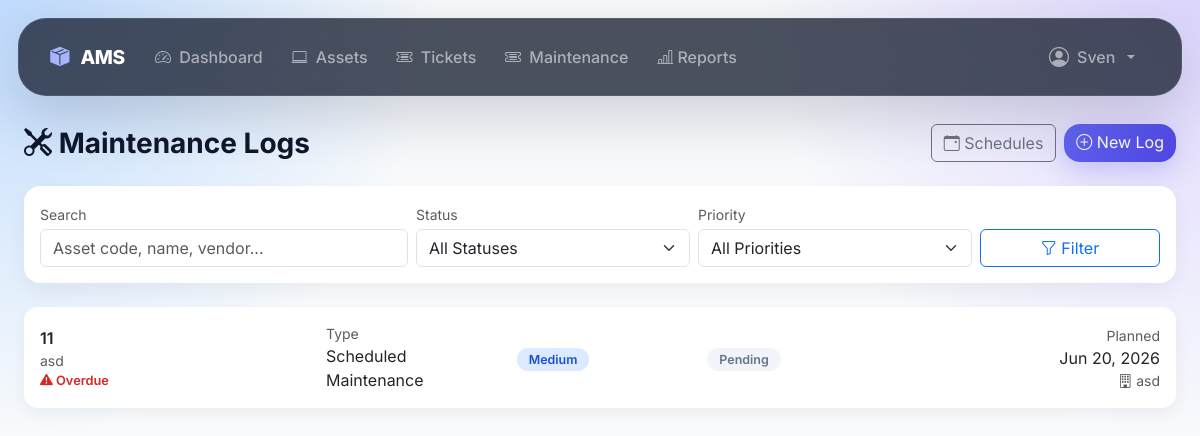
The page /maintenance/logs/ (signed in) on the database its author committed.
### accounts/models.py (models this page shows, shortened)
class User(AbstractUser ,TimeStampedModel):
    class Roles(models.TextChoices):
        ADMIN = "admin", "Admin"
        MANAGER = "manager", "Manager"
        IT_EXPERT = "it_expert", "IT Expert"
        EMPLOYEE = "employee", "Employee"
    email = models.EmailField(
        unique=True
    )
    employee_id = models.CharField(
        max_length=20,
        unique=True,
        db_index=True,
        verbose_name="Employee ID"
    )
    role = models.CharField(
        max_length=20,
        choices=Roles.choices,
        default=Roles.EMPLOYEE,
        db_index=True,
    )
    phone_number = models.CharField(
        max_length=20,
        blank=True,
    )
    department = models.ForeignKey(
        Department,
        on_delete=models.SET_NULL,
        null=True,
        blank=True,
        related_name="users",
    )
    position = models.CharField(
        max_length=100,
        blank=True,
    )
    avatar = models.ImageField(
        upload_to="users/avatars/",
        blank=True,
        null=True,
    )
    class Meta:
        ordering = ["last_name", "first_name"]
        verbose_name = "User"
        verbose_name_plural = "Users"
        indexes = [
            models.Index(fields=["role"]),
        ]
    @property
    def is_staff_member(self):
        if self.is_superuser:
            return True
        return self.role in (
            self.Roles.ADMIN,
            self.Roles.MANAGER,
            self.Roles.IT_EXPERT,
        )

### maintenance/models.py (models this page shows, shortened)
class MaintenanceLog(TimeStampedModel):
    class MaintenanceType(models.TextChoices):
        SCHEDULED = "scheduled", "Scheduled Maintenance"
        REPAIR = "repair", "Repair"
        INSPECTION = "inspection", "Inspection"
    class Status(models.TextChoices):
        PENDING = "pending", "Pending"
        IN_PROGRESS = "in_progress", "In Progress"
        COMPLETED = "completed", "Completed"
        CANCELLED = "cancelled", "Cancelled"
    class Priority(models.TextChoices):
        LOW = "low", "Low"
        MEDIUM = "medium", "Medium"
        HIGH = "high", "High"
        CRITICAL = "critical", "Critical"
    asset = models.ForeignKey(
        Asset,
        on_delete=models.CASCADE,
        related_name="maintenance_logs",
    )
    schedule = models.ForeignKey(
        MaintenanceSchedule,
        on_delete=models.SET_NULL,
        null=True,
        blank=True,
        related_name="logs",
    )
    maintenance_type = models.CharField(
        max_length=20,
        choices=MaintenanceType.choices,
        default=MaintenanceType.SCHEDULED,
    )
    priority = models.CharField(
        max_length=20,
        choices=Priority.choices,
        default=Priority.MEDIUM,
        db_index=True,
    )
    status = models.CharField(
        max_length=20,
        choices=Status.choices,
        default=Status.PENDING,
        db_index=True,
    )
    reported_by = models.ForeignKey(
        User,
        on_delete=models.SET_NULL,
        null=True,
        blank=True,
        related_name="reported_maintenance",
    )
    performed_by = models.ForeignKey(
        User,
        on_delete=models.SET_NULL,
        null=True,
        blank=True,
        related_name="performed_maintenance",
    )
    planned_date = models.DateField()
    completed_date = models.DateField(null=True, blank=True)
    vendor = models.CharField(max_length=255, blank=True)
    cost = models.DecimalField(
        max_digits=10,
        decimal_places=2,
        null=True,
        blank=True,
    )
    notes = models.TextField(blank=True)
    @property
    def is_overdue(self):
        return (
            self.status != self.Status.COMPLETED
            and self.planned_date < timezone.now().date()
        )
    class Meta:
        verbose_name = "Maintenance Log"
        verbose_name_plural = "Maintenance Logs"
        ordering = ["-planned_date"]
        indexes = [
            models.Index(fields=["status", "planned_date"]),
            models.Index(fields=["priority", "status"]),
            models.Index(fields=["asset", "status"]),
        ]

### assets/models.py (models this page shows, shortened)
class Asset(TimeStampedModel):
    class AssetStatus(models.TextChoices):
        AVAILABLE = "available", "Available"
        ASSIGNED = "assigned", "Assigned"
        UNDER_REPAIR = "under_repair", "Under Repair"
        RETIRED = "retired", "Retired"
    name = models.CharField(max_length=255)
    asset_code = models.CharField(
        max_length=50,
        unique=True,  # unique خودش index می‌سازه
    )
    serial_number = models.CharField(
        max_length=100,
        unique=True,
        blank=True,
        null=True
    )
    brand = models.CharField(max_length=100, blank=True)
    model = models.CharField(max_length=100, blank=True)
    category = models.ForeignKey(
        AssetCategory,
        on_delete=models.PROTECT,
        related_name="assets",
    )
    department = models.ForeignKey(
        "accounts.Department",
        on_delete=models.SET_NULL,
        null=True,
        blank=True,
        related_name="assets",
    )
    status = models.CharField(
        max_length=20,
        choices=AssetStatus.choices,
        default=AssetStatus.AVAILABLE,
        db_index=True,
    )
    purchase_date = models.DateField(null=True, blank=True)
    description = models.TextField(blank=True)
    class Meta:
        verbose_name = "Asset"
        verbose_name_plural = "Assets"
        ordering = ["asset_code"]

### maintenance/views.py (the view)
# urls.py: path("logs/",  views.MaintenanceLogListView.as_view(),name="maintenance-log-list"),
class MaintenanceLogListView(LoginRequiredMixin, CanManageMaintenanceMixin, ListView):
    model = MaintenanceLog
    template_name = "maintenance/log_list.html"
    context_object_name = "logs"
    paginate_by = 20
    def get_queryset(self):
        qs = (
            MaintenanceLog.objects
            .select_related("asset", "schedule", "reported_by", "performed_by")
            .order_by("-planned_date")
        )
        status = self.request.GET.get("status")
        priority = self.request.GET.get("priority")
        search = self.request.GET.get("search")
        if status:
            qs = qs.filter(status=status)
        if priority:
            qs = qs.filter(priority=priority)
        if search:
            qs = qs.filter(
                Q(asset__asset_code__icontains=search)
                | Q(asset__name__icontains=search)
                | Q(vendor__icontains=search)
            )
        return qs
    def get_context_data(self, **kwargs):
        context = super().get_context_data(**kwargs)
        context["status_choices"] = MaintenanceLog.Status.choices
        context["priority_choices"] = MaintenanceLog.Priority.choices
        context["current_status"] = self.request.GET.get("status", "")
        context["current_priority"] = self.request.GET.get("priority", "")
        context["search"] = self.request.GET.get("search", "")
        return context

### maintenance/views.py (called while the page is built)
    def test_func(self):
        return self.request.user.is_staff_member

### maintenance/templates/maintenance/log_list.html (shortened to what this page needs)
{% extends "base.html" %}
{% block content %}
<div class="container-fluid">
    <div class="page-header">
        <h3 class="fw-bold mb-0">
            <i class="bi bi-tools"></i> Maintenance Logs
        </h3>
        <div class="d-flex gap-2">
            <a href="{% url 'maintenance-schedule-list' %}" class="btn btn-outline-secondary">
                <i class="bi bi-calendar-event"></i> Schedules
            </a>
            <a href="{% url 'maintenance-log-create' %}" class="btn btn-primary">
                <i class="bi bi-plus-circle"></i> New Log
            </a>
        </div>
    </div>
    <div class="card filter-card">
        <div class="card-body p-3">
            <form method="get" class="row g-2 align-items-end">
                <div class="col-md-4">
                    <label class="form-label small text-muted mb-1">Search</label>
                    <input type="text" name="search" class="form-control"
                           placeholder="Asset code, name, vendor..."
                           value="{{ search }}">
                </div>
                <div class="col-md-3">
                    <label class="form-label small text-muted mb-1">Status</label>
                    <select name="status" class="form-select">
                        <option value="">All Statuses</option>
                    </select>
                </div>
                <div class="col-md-3">
                    <label class="form-label small text-muted mb-1">Priority</label>
                    <select name="priority" class="form-select">
                        <option value="">All Priorities</option>
                    </select>
                </div>
                <div class="col-md-2">
                    <button type="submit" class="btn btn-outline-primary w-100">
                        <i class="bi bi-funnel"></i> Filter
                    </button>
                </div>
            </form>
        </div>
    </div>
    {% if logs %}
        {% for log in logs %}
        <div class="card log-card">
            <div class="card-body p-3">
                <div class="row align-items-center">
                    <div class="col-md-3">
                        <a href="{% url 'maintenance-log-detail' log.pk %}" class="text-decoration-none fw-semibold text-dark">
                            {{ log.asset.asset_code }}
                        </a>
                        <div class="small text-muted">{{ log.asset.name }}</div>
                        {% if log.is_overdue %}
                            <div class="overdue-flag">
                                <i class="bi bi-exclamation-triangle-fill"></i> Overdue
                            </div>
                        {% endif %}
                    </div>
                    <div class="col-md-2">
                        <div class="small text-muted">Type</div>
                        <div>{{ log.get_maintenance_type_display }}</div>
                    </div>
                    <div class="col-md-2">
                        <span class="badge-pill badge-priority-{{ log.priority }}">
                            {{ log.get_priority_display }}
                        </span>
                    </div>
                    <div class="col-md-2">
                        <span class="badge-pill badge-status-{{ log.status }}">
                            {{ log.get_status_display }}
                        </span>
                    </div>
                    <div class="col-md-3 text-md-end">
                        <div class="small text-muted">Planned</div>
                        <div>{{ log.planned_date|date:"M d, Y" }}</div>
                        {% if log.vendor %}
                            <div class="small text-muted"><i class="bi bi-building"></i> {{ log.vendor }}</div>
                        {% endif %}
                    </div>
                </div>
            </div>
        </div>
        {% endfor %}
    {% else %}
        <div class="empty-state">
            <i class="bi bi-tools fs-1 d-block mb-3"></i>
            No maintenance logs found.
        </div>
    {% endif %}
</div>
{% endblock %}

### templates/base.html (shortened to what this page needs)
<!DOCTYPE html>
<html lang="en">
<head>
    <link href="https://cdn.jsdelivr.net/npm/bootstrap@5.3.3/dist/css/bootstrap.min.css"
          rel="stylesheet">
    <link href="https://cdn.jsdelivr.net/npm/bootstrap-icons@1.11.0/font/bootstrap-icons.css"
          rel="stylesheet">
    <link href="https://cdn.jsdelivr.net/npm/bootstrap@5.3.3/dist/css/bootstrap.min.css" rel="stylesheet">
    <link href="https://cdn.jsdelivr.net/npm/bootstrap-icons@1.11.0/font/bootstrap-icons.css" rel="stylesheet">
</head>
<body>
{% if user.is_authenticated %}
<nav class="navbar navbar-expand-lg navbar-dark">
    <div class="container-fluid">
        <a class="navbar-brand" href="{% url 'dashboard' %}">
            <i class="bi bi-box-seam-fill me-2"></i>
            AMS
        </a>
        <div class="collapse navbar-collapse" id="navbarNav">
            <ul class="navbar-nav me-auto">
                <li class="nav-item">
                    <a class="nav-link"
                       href="{% url 'dashboard' %}">
                        <i class="bi bi-speedometer2 me-1"></i>
                        Dashboard
                    </a>
                </li>
                <li class="nav-item">
                    <a class="nav-link"
                       href="{% url 'asset-list' %}">
                        <i class="bi bi-laptop me-1"></i>
                        Assets
                    </a>
                </li>
                <li class="nav-item">
                    <a class="nav-link"
                       href="{% url 'ticket-list' %}">
                        <i class="bi bi-ticket-detailed me-1"></i>
                        Tickets
                    </a>
                </li>
                <li class="nav-item">
                    <a class="nav-link"
                       href="{% url 'maintenance-log-list' %}">
                        <i class="bi bi-ticket-detailed me-1"></i>
                        Maintenance
                    </a>
                </li>
                <li class="nav-item">
                    <a class="nav-link" href="{% url 'reports' %}">
                        <i class="bi bi-bar-chart-line"></i>
                        Reports
                    </a>
                </li>
            </ul>
            <ul class="navbar-nav">
                <li class="nav-item dropdown">
                    <a class="nav-link dropdown-toggle d-flex align-items-center gap-2"
                       href="#"
                       data-bs-toggle="dropdown">
                        {% if user.avatar %}
                            <img src="{{ user.avatar.url }}"
                                 class="user-avatar">
                        {% else %}
                            <i class="bi bi-person-circle fs-5"></i>
                        {% endif %}
                        <span>
                            {{ user.get_full_name|default:user.username }}
                        </span>
                    </a>
                </li>
            </ul>
        </div>
    </div>
</nav>
{% endif %}
<main class="container-fluid">
    {% block content %}{% endblock %}
</main>
</body>
</html>

### templates/base.html (style rules this page uses)
:root { --primary:#6366f1; --primary-dark:#4f46e5; --glass-bg:rgba(255,255,255,.55); --glass-border:rgba(255,255,255,.35); --dark:#0f172a; --muted:#64748b; }
* { font-family:'Inter',sans-serif; }
body { min-height:100vh; background: radial-gradient(circle at top left,#bfdbfe 0%,transparent 30%), radial-gradient(circle at top right,#ddd6fe 0%,transparent 30%), radial-gradient(circle at bottom,#e0e7ff 0%,transparent 25%), #f8fafc; background-attachment:fixed; color:var(--dark); }
.navbar { margin:18px; border-radius:28px; background:rgba(15,23,42,.75) !important; backdrop-filter:blur(24px); -webkit-backdrop-filter:blur(24px); border:1px solid rgba(255,255,255,.08); box-shadow: 0 20px 60px rgba(15,23,42,.18); padding:.8rem 1.2rem; position: relative; z-index: 9999; }
.navbar-brand { font-weight:800; font-size:1.2rem; letter-spacing:-.5px; }
.navbar-brand i { color:#a5b4fc; }
.nav-link { border-radius:14px; padding:.65rem .9rem !important; transition:.25s ease; font-weight:500; }
main { padding:10px 20px 40px; }
.btn-primary { border:none; border-radius:16px; background: linear-gradient( 135deg, #6366f1, #4f46e5 ); box-shadow: 0 10px 25px rgba(99,102,241,.25); transition:.25s; }

### maintenance/templates/maintenance/log_list.html (style rules this page uses)
.page-header { display: flex; justify-content: space-between; align-items: center; margin-bottom: 1.5rem; flex-wrap: wrap; gap: 1rem; }
.filter-card { border: none; border-radius: 16px; box-shadow: 0 8px 20px rgba(0,0,0,.05); margin-bottom: 1.5rem; }
.log-card { border: none; border-radius: 14px; box-shadow: 0 6px 16px rgba(0,0,0,.05); margin-bottom: 1rem; transition: .2s; }
.badge-pill { padding: 4px 12px; border-radius: 20px; font-size: .78rem; font-weight: 600; }
.badge-priority-medium { background: #dbeafe; color: #1d4ed8; }
.badge-status-pending { background: #f1f5f9; color: #64748b; }
.overdue-flag { color: #dc2626; font-size: .8rem; font-weight: 600; }

### rows shown on the page
User: get_full_name "Sven"
MaintenanceLog: asset.asset_code "11", asset.name "asd", shows "Overdue", maintenance_type "Scheduled Maintenance", priority "Medium", status "Pending", planned_date "Jun 20, 2026", vendor "asd"
